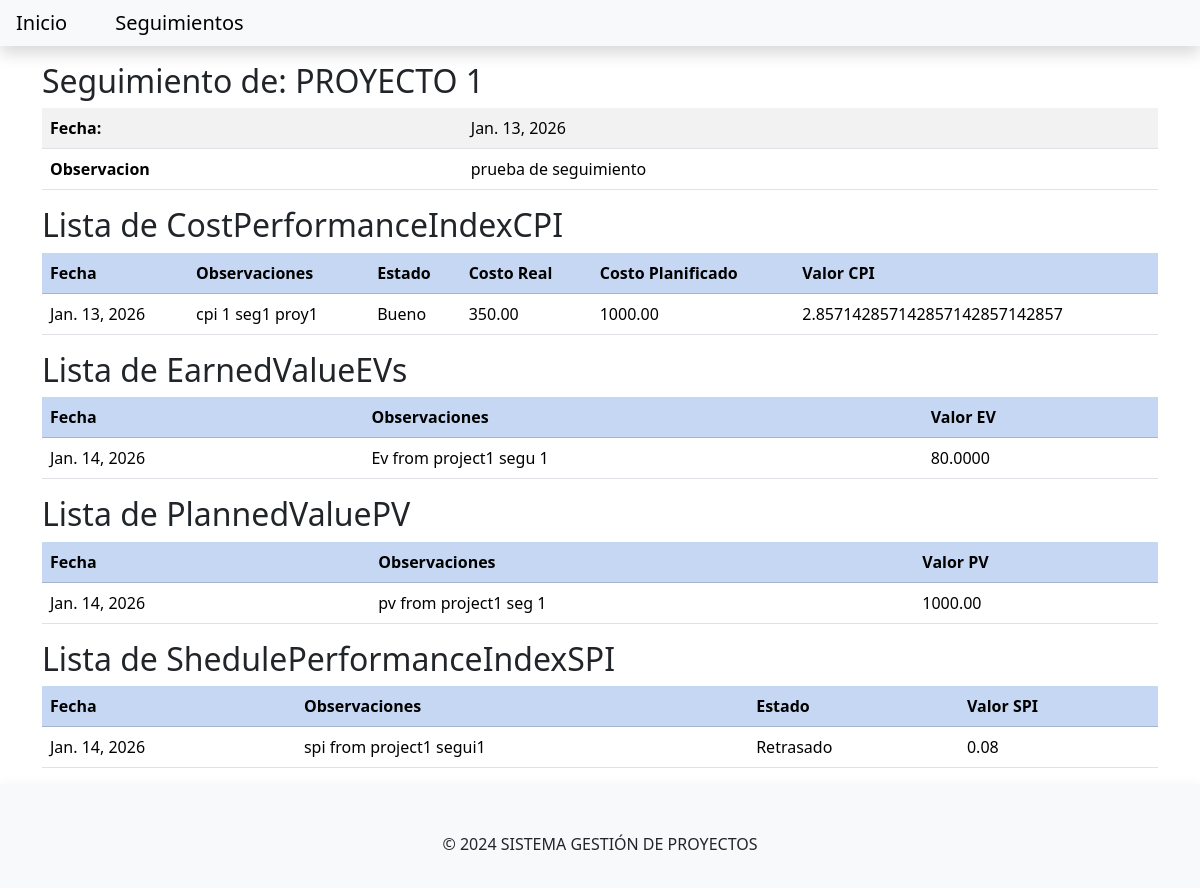
/seguimiento/seguimiento/seguimiento1proyecto1/, run on the app's committed database.
### seguimiento/models.py (models this page shows, shortened)
class Seguimiento(models.Model):
    observacion = models.TextField()
    fecha = models.DateField()
    proyecto = models.ForeignKey(to='gestionproyecto.Proyecto', on_delete=models.CASCADE)
    slug = models.SlugField(unique=True, max_length=200, blank=True)
    @property
    def CostPerformanceIndexCPIs(self):
        return CostPerformanceIndexCPI.objects.filter(seguimiento=self)
    @property
    def EarnedValueEVs(self):
        return EarnedValueEV.objects.filter(seguimiento=self)
    @property
    def PlannedValuePVs(self):
        return PlannedValuePV.objects.filter(seguimiento=self)
    @property
    def ShedulePerformanceIndexSPIs(self):
        return ShedulePerformanceIndexSPI.objects.filter(seguimiento=self)

class CostPerformanceIndexCPI(models.Model):
    fecha = models.DateField()
    observaciones = models.TextField()
    seguimiento = models.ForeignKey(to='seguimiento.Seguimiento', on_delete=models.CASCADE)
    slug = models.SlugField(unique=True, max_length=200, blank=True)
    @property
    def estado(self):
        if self.valorCPI >= 1:
            return 'Bueno'
        elif 0.9 <= self.valor < 1:
            return 'Aceptable'
        else:
            return 'Malo'
    @property
    def costoReal(self):
        cronograma = self.seguimiento.proyecto.cronograma_set.first()
        if cronograma:
            return cronograma.costoRealTotal
        return 0
    @property
    def costoPlanificado(self):
        cronograma = self.seguimiento.proyecto.cronograma_set.first()
        if cronograma:
            return cronograma.costoEstimado
        return 0
    @property
    def valorCPI(self):
        if self.costoReal > 0:
            return self.costoPlanificado / self.costoReal
        return 0

class EarnedValueEV(models.Model):
    fecha = models.DateField()
    observaciones = models.TextField()
    seguimiento = models.ForeignKey(to='seguimiento.Seguimiento', on_delete=models.CASCADE)
    slug = models.SlugField(unique=True, max_length=200, blank=True)
    @property
    def valor(self):
        cronograma = self.seguimiento.proyecto.cronograma_set.first()
        if cronograma:
            porcentaje_completado = cronograma.porcentajeCompletado / 100
            return cronograma.costoEstimado * Decimal(str(porcentaje_completado))
        return 0

class PlannedValuePV(models.Model):
    fecha = models.DateField()
    observaciones = models.TextField()
    seguimiento = models.ForeignKey(to='seguimiento.Seguimiento', on_delete=models.CASCADE)
    slug = models.SlugField(unique=True, max_length=200, blank=True)
    @property
    def valor(self):
        cronograma = self.seguimiento.proyecto.cronograma_set.first()
        if cronograma:
            tiempo_total = (cronograma.fechaFinProyecto - cronograma.fechaInicioProyecto).days
            dias_transcurridos = (self.fecha - cronograma.fechaInicioProyecto).days
            if tiempo_total > 0:
                porcentaje_planificado = min(dias_transcurridos / tiempo_total, 1)
                return cronograma.costoEstimado * Decimal(str(porcentaje_planificado))
        return 0

class ShedulePerformanceIndexSPI(models.Model):
    fecha = models.DateField()
    observaciones = models.TextField()
    seguimiento = models.ForeignKey(to='seguimiento.Seguimiento', on_delete=models.CASCADE)
    slug = models.SlugField(unique=True, max_length=200, blank=True)
    @property
    def valor(self):
        evm = EarnedValueEV.objects.filter(seguimiento=self.seguimiento).first()
        pvm = PlannedValuePV.objects.filter(seguimiento=self.seguimiento).first()
        if pvm and pvm.valor > 0:
            return evm.valor / pvm.valor
        return 0
    @property
    def estado(self):
        if self.valor >= 1:
            return 'Adelantado'
        elif 0.9 <= self.valor < 1:
            return 'A tiempo'
        else:
            return 'Retrasado'

### gestionproyecto/models.py (models this page shows, shortened)
class Proyecto(models.Model):
    nombre = models.CharField(max_length=100)
    descripcion = models.TextField()
    fecha_inicio = models.DateField()
    fecha_fin = models.DateField()
    estado = models.IntegerField(choices=ESTADO, default=0)
    fecha_creacion = models.DateTimeField(auto_now_add=True)
    fecha_modificacion = models.DateTimeField(auto_now=True)
    acta_constitucion = models.OneToOneField(to='gestionproyecto.ActaConstitucion', on_delete=models.CASCADE, null=True, blank=True)
    interesados = models.ManyToManyField(to=Interesado, blank=True)
    comunicaciones = models.ManyToManyField(to=Comunicacion, blank=True)
    riesgos = models.ManyToManyField(to=Riesgo, blank=True)
    alcances = models.ManyToManyField(to=Alcance, blank=True)
    slug = models.SlugField(unique=True, max_length=200, blank=True)

### lineabase/models.py (models this page shows, shortened)
class Cronograma(models.Model):
    costoEstimado = models.DecimalField( decimal_places=2, max_digits=10)
    fechaFinProyecto = models.DateField()
    fechaInicioProyecto = models.DateField()
    observaciones = models.TextField()
    proyecto = models.ForeignKey(to='gestionproyecto.Proyecto', on_delete=models.CASCADE)
    slug = models.SlugField(unique=True, max_length=200, blank=True)
    @property
    def costoRealTotal(self):
        actividades = self.actividad_set.all()
        return sum(actividad.costoReal for actividad in actividades)
    @property
    def porcentajeCompletado(self):
        actividades = self.actividad_set.all()
        if actividades:
            return sum(actividad.porcentajeCompletado for actividad in actividades) // actividades.count()
        return 0

class Actividad(models.Model):
    actividadAnterior = models.ForeignKey(to='self', on_delete=models.CASCADE, null=True, blank=True)
    costoPlanificado = models.DecimalField( decimal_places=2, max_digits=10)
    costoReal = models.DecimalField( decimal_places=2, max_digits=10)
    descripcion = models.TextField()
    esHito = models.BooleanField()
    estado = models.IntegerField(choices=ESTADO, default=0)
    fechaInicio = models.DateField()
    fechaFin = models.DateField()
    fechaInicioReal = models.DateField()
    fechaFinReal = models.DateField()
    porcentajeCompletado = models.IntegerField()
    cronograma = models.ForeignKey(to=Cronograma, on_delete=models.CASCADE)
    recursos = models.ManyToManyField(to=Recurso, blank=True)
    presupuesto = models.ForeignKey(to=Presupuesto, on_delete=models.CASCADE)
    slug = models.SlugField(unique=True, max_length=200, blank=True)
    totalRecursosActividad = property(lambda self: sum(recurso.costoUnitario * recurso.cantidad for recurso in self.recursos.all()))

### seguimiento/views.py (the view)
# urls.py: path('seguimiento/<slug:slug>/', views.SeguimientoView.as_view(), name='seguimiento_view'),
class SeguimientoView(generic.DetailView):
    model = Seguimiento
    template_name = 'seguimiento/seguimiento.html'

### templates/seguimiento/seguimiento.html
{% extends 'seguimiento/base.html' %}
{% block content %}
<div class="container">
<div class="title mt-3">
<div class="card-title">
    <h2>Seguimiento de:  {{ seguimiento.proyecto.nombre }}</h2>
</div>
<div class="card-body">
    <table class="table table-striped" >
        <tr>
            <th>Fecha:</th>
            <td>{{ seguimiento.fecha }}</td>
        </tr>
        <tr>
            <th>Observacion</th>
            <td>{{ seguimiento.observacion }}</td>
        </tr>
    </table>
</div>
</div>
</div>
<div class="container">
<div class="title mt-3">
<div class="card-title">
    <h2>Lista de CostPerformanceIndexCPI</h2>
</div>
<div class="card-body">
    <table class="table table-striped" >
        <tr class="table-primary">
            <th>Fecha</th>
            <th>Observaciones</th>
            <th>Estado</th>
            <th>Costo Real</th>
            <th>Costo Planificado</th>
            <th>Valor CPI</th>
        </tr>
         {% for cpi in seguimiento.CostPerformanceIndexCPIs %}
        <tr>
            <td>{{ cpi.fecha }}</td>
            <td>{{ cpi.observaciones }}</td>
            <td>{{ cpi.estado }}</td>
            <td>{{ cpi.costoReal }}</td>
            <td>{{ cpi.costoPlanificado }}</td>
            <td>{{ cpi.valorCPI }}</td>
        </tr>
        {% endfor %}
    </table>
</div>
</div>
</div>
<div class="container">
<div class="title mt-3">
<div class="card-title">
    <h2>Lista de EarnedValueEVs</h2>
</div>
<div class="card-body">
    <table class="table table-striped" >
        <tr class="table-primary">
            <th>Fecha</th>
            <th>Observaciones</th>
            <th>Valor EV</th>
        </tr>
         {% for ev in seguimiento.EarnedValueEVs %}
        <tr>
            <td>{{ ev.fecha }}</td>
            <td>{{ ev.observaciones }}</td>
            <td>{{ ev.valor }}</td>
        </tr>
        {% endfor %}
    </table>
</div>
</div>
</div>
<div class="container">
<div class="title mt-3">
<div class="card-title">
    <h2>Lista de PlannedValuePV</h2>
</div>
<div class="card-body">
    <table class="table table-striped" >
        <tr class="table-primary">
            <th>Fecha</th>
            <th>Observaciones</th>
            <th>Valor PV</th>
        </tr>
         {% for pv in seguimiento.PlannedValuePVs %}
        <tr>
            <td>{{ pv.fecha }}</td>
            <td>{{ pv.observaciones }}</td>
            <td>{{ pv.valor }}</td>
        </tr>
        {% endfor %}
    </table>
</div>
</div>
</div>
<div class="container">
<div class="title mt-3">
<div class="card-title">
    <h2>Lista de ShedulePerformanceIndexSPI</h2>
</div>
<div class="card-body">
    <table class="table table-striped" >
        <tr class="table-primary">
            <th>Fecha</th>
            <th>Observaciones</th>
            <th>Estado</th>
            <th>Valor SPI</th>
        </tr>
         {% for spi in seguimiento.ShedulePerformanceIndexSPIs %}
        <tr>
            <td>{{ spi.fecha }}</td>
            <td>{{ spi.observaciones }}</td>
            <td>{{ spi.estado }}</td>
            <td>{{ spi.valor }}</td>
        </tr>
        {% endfor %}
    </table>
</div>
</div>
</div>
{% endblock content %}

### data on the page
Seguimiento: proyecto.nombre "PROYECTO 1", fecha "Jan. 13, 2026", observacion "prueba de seguimiento"
CostPerformanceIndexCPI: fecha "Jan. 13, 2026", observaciones "cpi 1 seg1 proy1", estado "Bueno", costoReal "350.00", costoPlanificado "1000.00", valorCPI "2.857142857142857142857142857"
EarnedValueEV: fecha "Jan. 14, 2026", observaciones "Ev from project1 segu 1", valor "80.0000"
PlannedValuePV: fecha "Jan. 14, 2026", observaciones "pv from project1 seg 1", valor "1000.00"
ShedulePerformanceIndexSPI: fecha "Jan. 14, 2026", observaciones "spi from project1 segui1", estado "Retrasado", valor "0.08"
